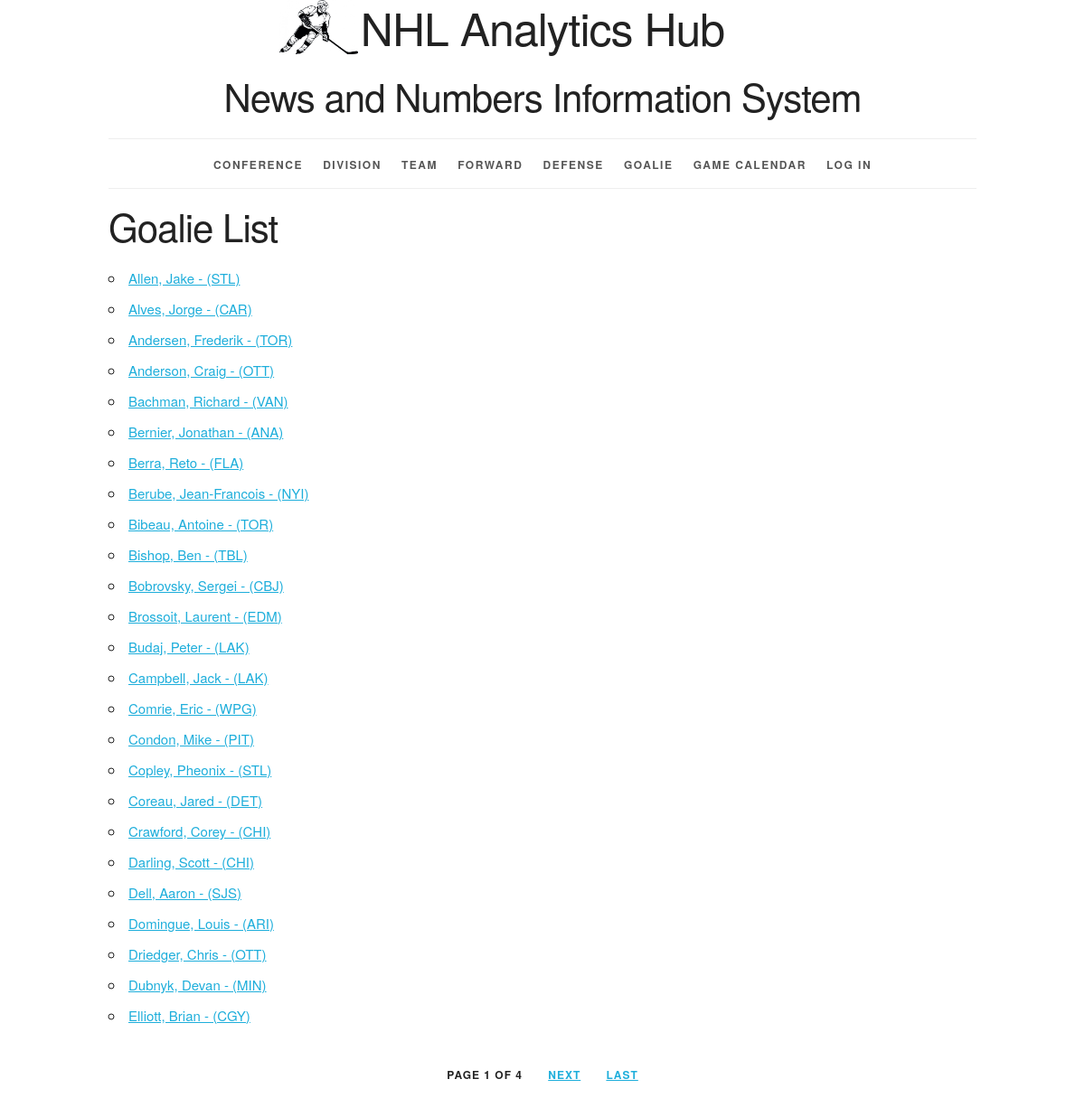
Page /goalie/ on the committed database.
### nhlinfo/models.py (models this page shows, shortened)
class Goalie(models.Model):
    goalie_id = models.AutoField(primary_key=True)
    goalie_abv = models.CharField(max_length=3, default=None)
    goalie_fname = models.CharField(max_length=25, default=None)
    goalie_lname = models.CharField(max_length=25, default=None)
    goalie_wt = models.CharField(max_length=25, default=None)
    goalie_ht = models.CharField(max_length=25, default=None)
    goalie_ga = models.CharField(max_length=25, default=None)
    goalie_sp = models.CharField(max_length=25, default=None)
    goalie_nat = models.CharField(max_length=3, default=None)
    goalie_com = models.TextField(default=None, null=True)
    def __str__(self):
        return '%s, %s - (%s)' %(self.goalie_lname, self.goalie_fname, self.goalie_abv)
    def get_absolute_url(self):
        return reverse('nhlinfo_goalie_detail_urlpattern',
                       kwargs={'requested_goalie_id': self.goalie_id })
    class Meta:
        ordering = ['goalie_lname', 'goalie_fname', 'goalie_abv']

### nhlinfo/views.py (the view)
class GoalieList(PageLinksMixin, ListView):
    paginate_by = 25
    model = Goalie

### nhlinfo/utils.py (called while the page is built)
    def _page_urls(self, page_number):
        return "?{pkw}={n}".format(
            pkw=self.page_kwarg,
            n=page_number)

    def first_page(self, page):
        if page.number > 1:
            return self._page_urls(1)
        return None

    def previous_page(self, page):
        if (page.has_previous()
                and page.number > 2):
            return self._page_urls(
                page.previous_page_number())
        return None

    def next_page(self, page):
        last_page = page.paginator.num_pages
        if (page.has_next()
                and page.number < last_page - 1):
            return self._page_urls(
                page.next_page_number())
        return None

    def last_page(self, page):
        last_page = page.paginator.num_pages
        if page.number < last_page:
            return self._page_urls(last_page)
        return None

    def get_context_data(self, **kwargs):
        context = super().get_context_data(
            **kwargs)
        page = context.get('page_obj')
        if page is not None:
            context.update({
                'first_page_url':
                    self.first_page(page),
                'previous_page_url':
                    self.previous_page(page),
                'next_page_url':
                    self.next_page(page),
                'last_page_url':
                    self.last_page(page),
            })
        return context

### nhlinfo/templates/nhlinfo/goalie_list.html (shortened to what this page needs)
{% extends 'nhlinfo/base.html' %}
{% block org_content %}
  <h2>Goalie List</h2>
  <ul>
    {% for goalie in goalie_list %}
      <li>
        <a href="{{ goalie.get_absolute_url }}">
          {{ goalie }}</a>
      </li>
    {% endfor %}
  </ul>
{% endblock %}

### nhlinfo/static/nhlinfo/skeleton.css (style rules this page uses)
html { font-size: 62.5%; }
body { font-size: 1.5em; line-height: 1.6; font-weight: 400; font-family: "Raleway", "HelveticaNeue", "Helvetica Neue", Helvetica, Arial, sans-serif; color: #222; }
h1, h2, h3, h4, h5, h6 { margin-top: 0; margin-bottom: 2rem; font-weight: 300; }
h2 { font-size: 3.6rem; line-height: 1.25; letter-spacing: -.1rem; }
@media (min-width: 550px) { h2 { font-size: 4.2rem; } }
a { color: #1EAEDB; }
ul { list-style: circle inside; }
ol, ul { padding-left: 0; margin-top: 0; }
li { margin-bottom: 1rem; }
pre, blockquote, dl, figure, table, p, ul, ol, form { margin-bottom: 2.5rem; }

### nhlinfo/static/nhlinfo/style.css (style rules this page uses)
html { height: 100%; background-color: #555; }
body { background-color: white; }

### rows in the picture
Goalie: goalie_lname+goalie_fname+goalie_abv "Allen, Jake - (STL)"
Goalie: goalie_lname+goalie_fname+goalie_abv "Alves, Jorge - (CAR)"
Goalie: goalie_lname+goalie_fname+goalie_abv "Andersen, Frederik - (TOR)"
Goalie: goalie_lname+goalie_fname+goalie_abv "Anderson, Craig - (OTT)"
Goalie: goalie_lname+goalie_fname+goalie_abv "Bachman, Richard - (VAN)"
Goalie: goalie_lname+goalie_fname+goalie_abv "Bernier, Jonathan - (ANA)"
Goalie: goalie_lname+goalie_fname+goalie_abv "Berra, Reto - (FLA)"
Goalie: goalie_lname+goalie_fname+goalie_abv "Berube, Jean-Francois - (NYI)"
Goalie: goalie_lname+goalie_fname+goalie_abv "Bibeau, Antoine - (TOR)"
Goalie: goalie_lname+goalie_fname+goalie_abv "Bishop, Ben - (TBL)"
Goalie: goalie_lname+goalie_fname+goalie_abv "Bobrovsky, Sergei - (CBJ)"
Goalie: goalie_lname+goalie_fname+goalie_abv "Brossoit, Laurent - (EDM)"
Goalie: goalie_lname+goalie_fname+goalie_abv "Budaj, Peter - (LAK)"
Goalie: goalie_lname+goalie_fname+goalie_abv "Campbell, Jack - (LAK)"
Goalie: goalie_lname+goalie_fname+goalie_abv "Comrie, Eric - (WPG)"
Goalie: goalie_lname+goalie_fname+goalie_abv "Condon, Mike - (PIT)"
Goalie: goalie_lname+goalie_fname+goalie_abv "Copley, Pheonix - (STL)"
Goalie: goalie_lname+goalie_fname+goalie_abv "Coreau, Jared - (DET)"
Goalie: goalie_lname+goalie_fname+goalie_abv "Crawford, Corey - (CHI)"
Goalie: goalie_lname+goalie_fname+goalie_abv "Darling, Scott - (CHI)"
Goalie: goalie_lname+goalie_fname+goalie_abv "Dell, Aaron - (SJS)"
Goalie: goalie_lname+goalie_fname+goalie_abv "Domingue, Louis - (ARI)"
Goalie: goalie_lname+goalie_fname+goalie_abv "Driedger, Chris - (OTT)"
Goalie: goalie_lname+goalie_fname+goalie_abv "Dubnyk, Devan - (MIN)"
Goalie: goalie_lname+goalie_fname+goalie_abv "Elliott, Brian - (CGY)"

### other values in the picture
{{ page_obj.number }} "1"
{{ paginator.num_pages }} "4"
